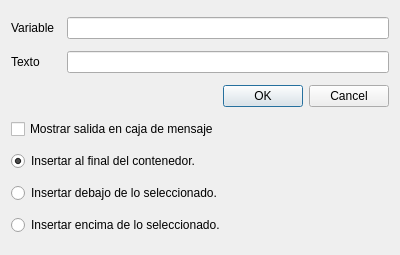
<?xml version="1.0" encoding="UTF-8"?>
<ui version="4.0">
 <class>Dialog</class>
 <widget class="QDialog" name="Dialog">
  <property name="geometry">
   <rect>
    <x>0</x>
    <y>0</y>
    <width>400</width>
    <height>255</height>
   </rect>
  </property>
  <property name="windowTitle">
   <string>Erdos</string>
  </property>
  <layout class="QGridLayout" name="gridLayout">
   <item row="4" column="0" colspan="3">
    <widget class="QRadioButton" name="radioButton">
     <property name="text">
      <string>Insertar al final del contenedor.</string>
     </property>
     <property name="checked">
      <bool>true</bool>
     </property>
    </widget>
   </item>
   <item row="5" column="0" colspan="3">
    <widget class="QRadioButton" name="radioButton_2">
     <property name="text">
      <string>Insertar debajo de lo seleccionado.</string>
     </property>
    </widget>
   </item>
   <item row="6" column="0" colspan="3">
    <widget class="QRadioButton" name="radioButton_3">
     <property name="text">
      <string>Insertar encima de lo seleccionado.</string>
     </property>
    </widget>
   </item>
   <item row="0" column="0">
    <widget class="QLabel" name="label">
     <property name="text">
      <string>Variable</string>
     </property>
    </widget>
   </item>
   <item row="1" column="2">
    <widget class="QLineEdit" name="texto_text"/>
   </item>
   <item row="2" column="0" colspan="3">
    <widget class="QDialogButtonBox" name="buttonBox">
     <property name="orientation">
      <enum>Qt::Horizontal</enum>
     </property>
     <property name="standardButtons">
      <set>QDialogButtonBox::Cancel|QDialogButtonBox::Ok</set>
     </property>
    </widget>
   </item>
   <item row="0" column="2">
    <widget class="QLineEdit" name="variable_text"/>
   </item>
   <item row="1" column="0">
    <widget class="QLabel" name="label_2">
     <property name="text">
      <string>Texto</string>
     </property>
    </widget>
   </item>
   <item row="3" column="0" colspan="3">
    <widget class="QCheckBox" name="checkBox">
     <property name="text">
      <string>Mostrar salida en caja de mensaje</string>
     </property>
    </widget>
   </item>
  </layout>
 </widget>
 <tabstops>
  <tabstop>variable_text</tabstop>
  <tabstop>texto_text</tabstop>
  <tabstop>buttonBox</tabstop>
  <tabstop>checkBox</tabstop>
  <tabstop>radioButton</tabstop>
  <tabstop>radioButton_2</tabstop>
  <tabstop>radioButton_3</tabstop>
 </tabstops>
 <resources/>
 <connections>
  <connection>
   <sender>buttonBox</sender>
   <signal>accepted()</signal>
   <receiver>Dialog</receiver>
   <slot>accept()</slot>
   <hints>
    <hint type="sourcelabel">
     <x>248</x>
     <y>254</y>
    </hint>
    <hint type="destinationlabel">
     <x>157</x>
     <y>274</y>
    </hint>
   </hints>
  </connection>
  <connection>
   <sender>buttonBox</sender>
   <signal>rejected()</signal>
   <receiver>Dialog</receiver>
   <slot>reject()</slot>
   <hints>
    <hint type="sourcelabel">
     <x>316</x>
     <y>260</y>
    </hint>
    <hint type="destinationlabel">
     <x>286</x>
     <y>274</y>
    </hint>
   </hints>
  </connection>
 </connections>
</ui>
